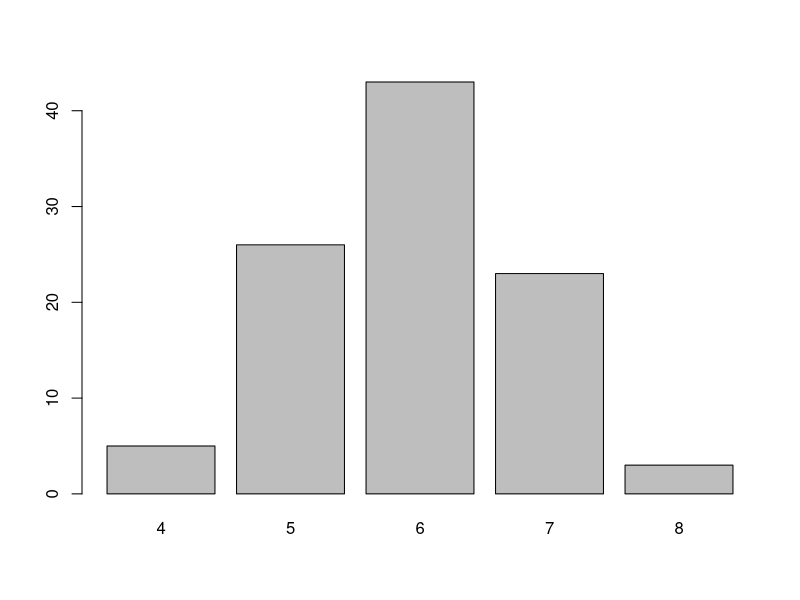
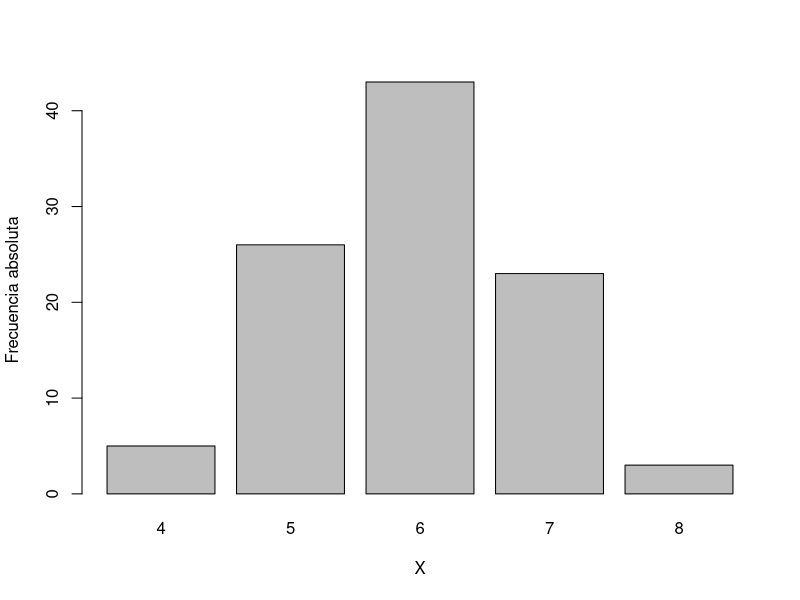
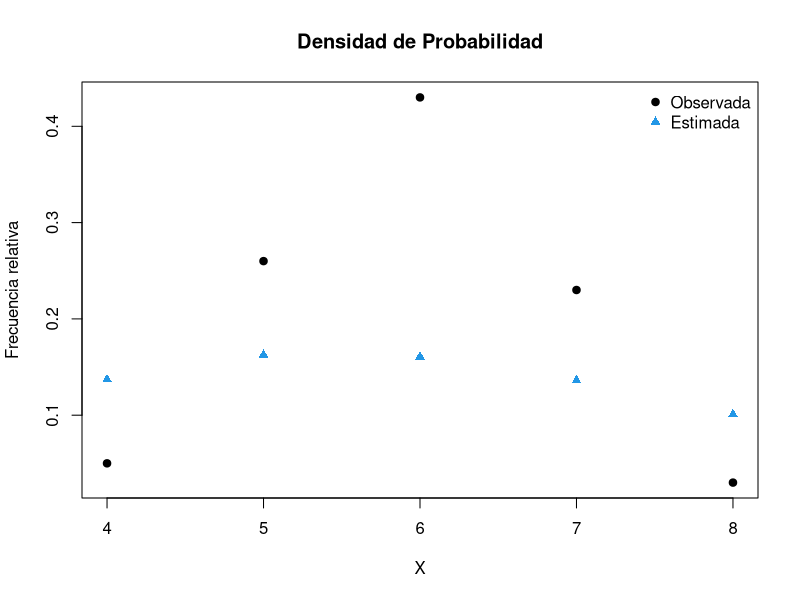
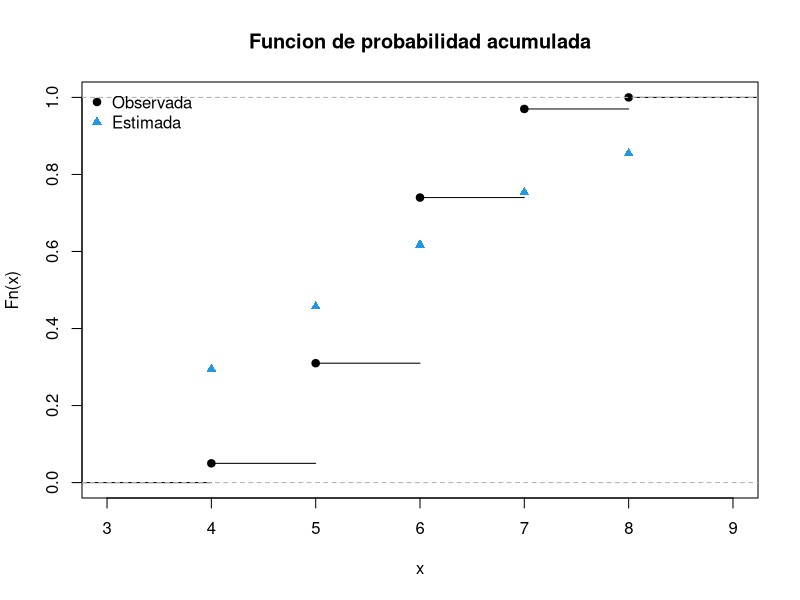
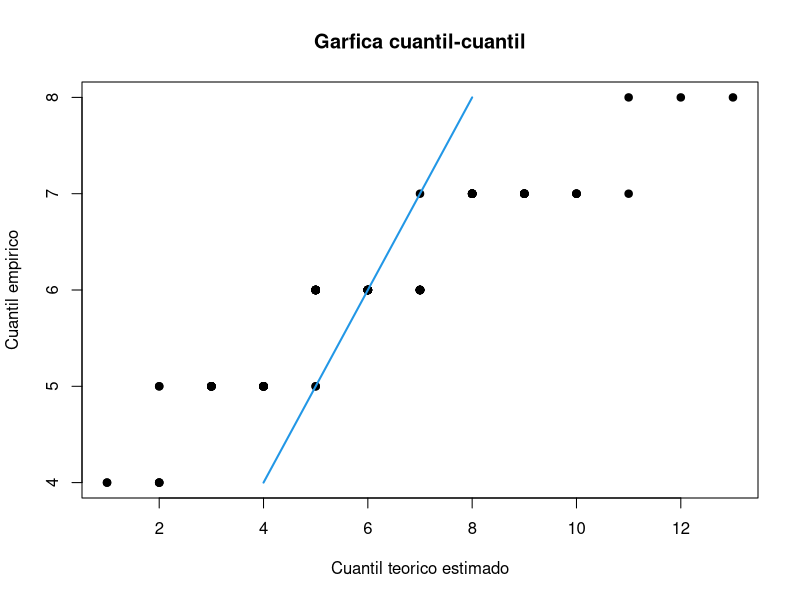

Recreate these plots in R, in order.
################################################################
#LECTURA DE DATOS                                              #
################################################################
#Librerias utilizadas
library (gdata)
#Leyendo los datos obtenidos
dat=read.table("Data.txt")


#IntenatarPoisson
################################################################
#VARIABLE ALEATORIA DISCRETA: CASO BINOMIAL                    #
################################################################
#DATOS 
Xobs = dat$V1
Xobs
barplot(table(Xobs))

#DATOS SIMULADOS
n<-100
lambda0<-5

#ESTADISTICA DESCRIPTIVA
summary(Xobs)
var(Xobs)
r = var(Xobs)
sd = r**(1/2)
sd

#GRAFICA DE LOS DATOS: FRECUENCIA ABSOLUTA
ExtremoIntervalos<-seq(3.5,8.5,1)
TablaFrecuencia<-table(cut(Xobs,ExtremoIntervalos))
ValoresX<-seq(4,8,1)
names(TablaFrecuencia)<-ValoresX
barplot(TablaFrecuencia,xlab="X",ylab="Frecuencia absoluta")

#ESTIMADOR DE MAXIMA VEROSIMILITUD
EMV<-mean(Xobs)
EMV

#GRAFICA: DENSIDAD DE PROBABILIDAD VERSUS LA ESTIMADA
FrecuenciaRelativa<-as.numeric(prop.table(TablaFrecuencia))
DensidadProbabilidadEMV<-dpois(ValoresX,EMV)
plot(ValoresX,FrecuenciaRelativa,pch=19,col=1,xlab="X",ylab="Frecuencia relativa",
     main="Densidad de Probabilidad")
points(ValoresX,DensidadProbabilidadEMV,pch=17,col=4)
legend("topright",c("Observada","Estimada"),pch=c(19,17),col=c(1,4),bty="n")

#GRAFICA: DISTRIBUCION EMPIRICA VERSUS ESTIMADA
Fempirica<-ecdf(Xobs)
DistribucionEMV<-ppois(ValoresX,EMV)
plot(Fempirica,main="Funcion de probabilidad acumulada")
points(ValoresX,DistribucionEMV,type="p",pch=17,col=4)
legend("topleft",c("Observada","Estimada"),pch=c(19,17),col=c(1,4),bty="n")

#GRAFICA: CUANTIL EMPIRICO VERSUS TEORICO ESTIMADO
valpha<-(seq(1,n,1)-0.5)/n
QTE<-qpois(valpha,EMV)
QE<-sort(Xobs)
plot(QTE,QE,type="p",pch=19,cex=1,xlab="Cuantil teorico estimado",ylab="Cuantil empirico",
     main="Garfica cuantil-cuantil")
segments(4,4,8,8,lwd=2,col=4)
